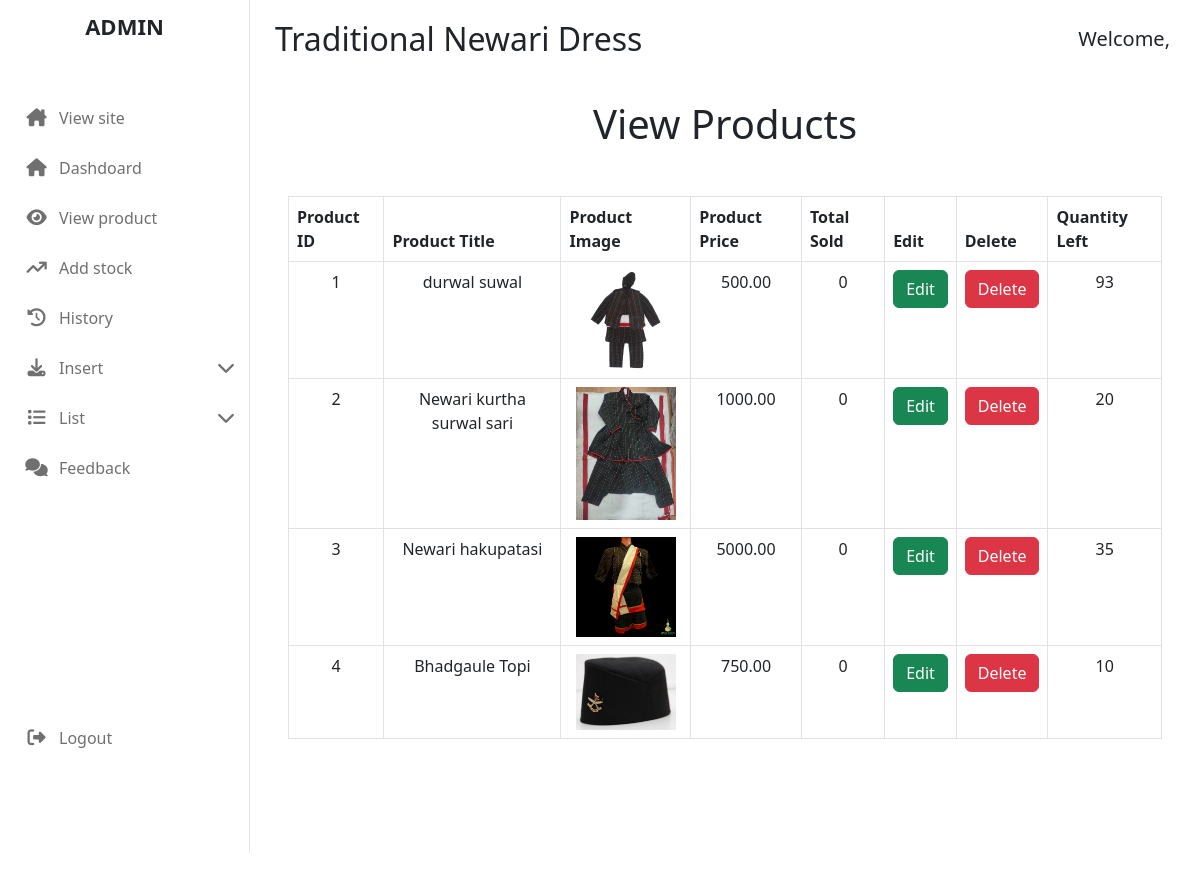
The app's page /admin_area/index.php?view_products (signed in), older data.
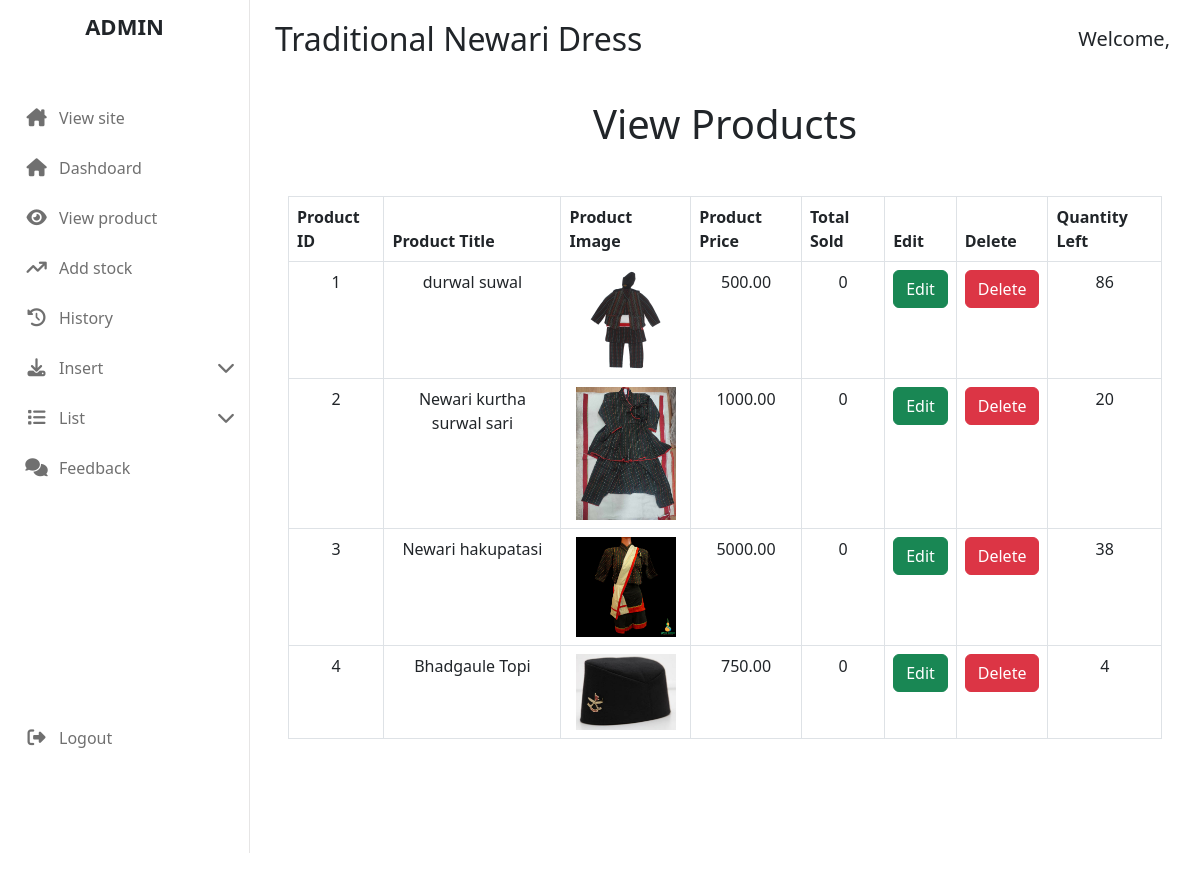
The same page, newer data.
### tables this page shows
CREATE TABLE `products` (
  `id` int(11) NOT NULL,
  `product_name` varchar(100) NOT NULL,
  `product_description` varchar(255) DEFAULT NULL,
  `tag_id` int(11) DEFAULT NULL,
  `category_id` int(11) DEFAULT NULL,
  `product_image_1` varchar(255) DEFAULT NULL,
  `product_image_2` varchar(255) DEFAULT NULL,
  `product_price` decimal(10,2) DEFAULT NULL,
  `product_in_store` int(11) NOT NULL,
  `date` timestamp NOT NULL DEFAULT current_timestamp() ON UPDATE current_timestamp(),
  `status` varchar(100) NOT NULL,
  `stock_update_date` datetime NOT NULL DEFAULT current_timestamp(),
  `quantity_added` int(11) DEFAULT 0
);

### admin_area/view_products.php (the view, shortened to what this page needs)
<?php
include ("../include/connect_database.php");
$get_product = "SELECT * FROM `products`";
$result = mysqli_query($conn, $get_product);
$number = 1;
?>
<section class="">
    <div class="container">
        <div class="title text-center">
            <h1 class="heading">View Products</h1>
        </div>
        <table class="table table-bordered mt-5">
            <thead>
                <tr>
                    <th>Product ID</th>
                    <th>Product Title</th>
                    <th>Product Image</th>
                    <th>Product Price</th>
                    <th>Total Sold</th>
                    <th>Edit</th>
                    <th>Delete</th>
                    <th>Quantity Left</th>
                </tr>
            </thead>
            <tbody>
                <?php
                while ($row = mysqli_fetch_assoc($result)) {
                    $product_id = $row['id'];
                    $product_title = $row['product_name'];
                    $product_image = $row['product_image_1'];
                    $product_price = $row['product_price'];
                    $product_in_store = $row['product_in_store'];
                    $get_count = "SELECT COALESCE(SUM(quantity), 0) AS total_orders FROM `order_status` WHERE product_id = '$product_id' AND order_status = 'complete' ";
                    $result_count = mysqli_query($conn, $get_count);
                    if ($result_count) {
                        $row_count = mysqli_fetch_assoc($result_count);
                        $total_orders = $row_count['total_orders'];
                    } else {
                        $total_orders = 0;
                        echo "Error fetching total orders for product ID: $product_id <br>";
                    }
                    $quantity_remaining = $product_in_store;
                    ?>
                    <tr class='text-center'>
                        <td><?php echo $number; ?></td>
                        <td><?php echo $product_title; ?></td>
                        <td><img src='./product_images/<?php echo $product_image; ?>' alt='Product Image' style='width: 100px; height: auto;'></td>
                        <td><?php echo $product_price; ?></td>
                        <td><?php echo $total_orders; ?></td>
                        <td><a href='index.php?edit_product=<?php echo $product_id ?>' class='btn btn-success'>Edit</a></td>
                        <td><a href='#' onclick='confirmDelete(<?php echo $product_id ?>)' class="btn btn-danger">Delete</a></td>
                        <td><?php echo $quantity_remaining; ?></td>
                    </tr>
                    <?php
                    $number++;
                } ?>
            </tbody>
        </table>
    </div>
</section>
</body>
</html>

### admin_area/index.php (shortened to what this page needs)
<?php
include ("../function/commonfunction.php");
?>
<!DOCTYPE html>
<html lang="en">
<head>
    <link rel="stylesheet" href="https://cdnjs.cloudflare.com/ajax/libs/font-awesome/6.5.2/css/all.min.css"
 />
    <link rel="stylesheet" href="../css/bootstrap.css">
    <link rel="stylesheet" href="../css/all.css">
    <link rel="stylesheet" href="style.css">
</head>
<body>
    <header>
        <nav>
            <div class="logo-name">
                <span class="logo_name">ADMIN</span>
            </div>
            <div class="menu-items">
                <ul class="primary-menu">
                    <li>
                        <a href="http://localhost/fourthsemProject">
                            <i class="fa-solid fa-house-chimney"></i>
                            <span class="text">View site</span>
                        </a>
                    </li>
                    <li>
                        <a href="index.php">
                            <i class="fa-solid fa-house"></i>
                            <span class="text">Dashdoard</span>
                        </a>
                    </li>
                    <li>
                        <a href="index.php?view_products">
                            <i class="fa-solid fa-eye"></i>
                            <span class="text">View product</span>
                        </a>
                    </li>
                    <li>
                        <a href="index.php?add_stock">
                            <i class="fa-solid fa-arrow-trend-up"></i>
                            <span class="text">Add stock</span>
                        </a>
                    </li>
                    <li>
                        <a href="index.php?history">
                            <i class="fa-solid fa-clock-rotate-left"></i>
                            <span class="text">History</span>
                        </a>
                    </li>
                    <li>
                        <a href="#">
                            <i class="fa-solid fa-download"></i>
                            <span class="text">Insert</span>
                        </a>
                    </li>
                    <li>
                        <a href="#">
                            <i class="fa-solid fa-list"></i>
                            <span class="text">List</span>
                        </a>
                    </li>
                    <li>
                        <a href="index.php?feedback">
                            <i class="fa-solid fa-comments"></i>
                            <span class="text">Feedback</span>
                        </a>
                    </li>
                </ul>
                <div class="logout-btn">
                    <a href="logout.php">
                        <i class="fa-solid fa-right-from-bracket"></i>
                        Logout</a>
                </div>
            </div>
        </nav>
    </header>
    <section class="dashboard">
        <div class="container">
            <div class="top">
                <h1 class="title">Traditional Newari Dress</h1>
                <?php
                if (isset($_SESSION['admin_name'])) {
                    echo "<h5 class='admin-name'>Welcome, " . $_SESSION['admin_name'] . "</h5>";
                }
                ?>
            </div>
            <?php
            if (isset($_GET['insert_product'])) {
                include ('insert_product.php');
            } elseif (isset($_GET['insert_tags'])) {
                include ('insert_tags.php');
            } elseif (isset($_GET['insert_categories'])) {
                include ('insert_categories.php');
            } elseif (isset($_GET['view_products'])) {
                include ('view_products.php');
            } elseif (isset($_GET['edit_product'])) {
                include ('edit_product.php');
            } elseif (isset($_GET['add_stock'])) {
                include ('add_stock.php');
            } elseif (isset($_GET['add_stock_edit'])) {
                include ('add_stock_edit.php');
            } elseif (isset($_GET['delete_product'])) {
                include ('delete.php');
            } elseif (isset($_GET['order_id'])) {
                include ('delete.php');
            } elseif (isset($_GET['user_id'])) {
                include ('delete.php');
            } elseif (isset($_GET['edit_categories'])) {
                include ('edit_categories.php');
            } elseif (isset($_GET['edit_tags'])) {
                include ('edit_tags.php');
            } elseif (isset($_GET['list_order'])) {
                include ('list_order.php');
            } elseif (isset($_GET['list_payment'])) {
                include ('list_payment.php');
            } elseif (isset($_GET['list_user'])) {
                include ('list_user.php');
            } elseif (isset($_GET['list_report'])) {
                include ('list_report.php');
            } elseif (isset($_GET['feedback'])) {
                include ('feedback.php');
            } elseif (isset($_GET['history'])) {
                include ('history.php');
            } else {
                include ('dashboard.php');
            }
            ?>
</body>
</html>

### admin_area/style.css (style rules this page uses)
:root { --primary-color: #303233; --secondary-color: #F8F8F8; --third-color: #fcca03; --default-transition: all 0.3s linear; }
header nav { position: fixed; top: 0; left: 0; min-height: 100vh; width: 250px; padding: 10px 14px; background-color: #fff; border-right: 1px solid #e6e5e5; overflow: auto; }
.dashboard { position: relative; left: 250px; background-color: #fff; min-height: 100vh; width: calc(100% - 250px); padding: 10px 14px; }
.primary-menu { list-style: none; padding-left: 0; margin-bottom: 0; }
.primary-menu a, .logout-btn a { display: flex; align-items: center; height: 50px; text-decoration: none; position: relative; color: #707070; transition: all 0.3s linear; }
.primary-menu li a i, .logout-btn a i { font-size: 18px; min-width: 45px; height: 100%; display: flex; align-items: center; justify-content: center; color: #707070; }
.logo-name { font-size: 22px; font-weight: 600; text-align: center; margin-bottom: 50px; }
.menu-items { display: flex; flex-direction: column; justify-content: space-between; padding-bottom: 80px; min-height: calc(100vh - 50px); }
.dashboard { margin-top: 90px; }
.dashboard .top { display: flex; justify-content: space-between; align-items: center; position: fixed; left: 275px; right: 30px; top: 0; background-color: #fff; z-index: 9; padding: 20px 0; }
.dashboard .top .title { font-size: 32px; }
.dashboard .top .admin-name { text-transform: capitalize; }

Row changes from the older to the newer data that the page shows:
changed products "durwal suwal": product_in_store "93" → "86"
changed products "Newari hakupatasi": product_in_store "35" → "38"
changed products "Bhadgaule Topi": product_in_store "10" → "4"
